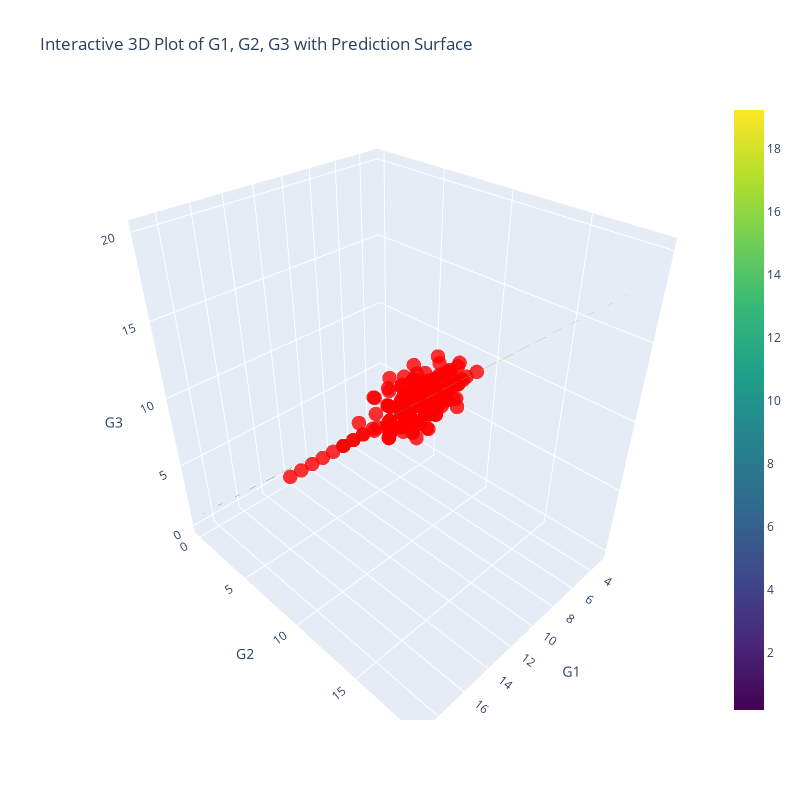

Here is the notebook cell this chart was saved with:
### Markdown cell above
That is a beautiful graph! You can clearly see our data points and our prediction surface. Also you can notice some outliers too. Apparently some students probably didn't enter the final exam or they somehow scored 0 even though they had some scores from previous exams. Whatever the reason is these outliers are the biggest enemy of linear regression. We should get rid of them and try to run our model again. Remember that we don't have much data so we wouldn't want to just get rid of all points where the G3 grade is 0. We want to just get rid of points where G1 and G2 grades are bigger than zero but G3 grade is zero. The points which have the G3 and G2 grades are zero together should stay.

### Code cell
# Getting rid of the rows where G3 is 0 but G1 and G2 are not 0
# ~ stand for NOT operation
# If the G3 is 0, G1 is greater than 0 and G2 is greater than 0, then do not include that row
condition = ~((df_encoded["G3"] == 0) & (df_encoded["G1"] > 0) & (df_encoded["G2"] > 0))

# Apply the condition to the dataframe
filtered_df = df_encoded[condition]

# Define features and target variable
X = filtered_df[features]
y = filtered_df["G3"]
results = train_model(X, y, lr_pipeline)
for i in results:
    print(i + ":", results[i])
plot3d(X, y, lr_pipeline, features)

### Figure 1 — Plotly figure (JSON) as saved in the notebook; plotly's stock layout.template omitted (floating-point values rounded to 4 significant figures; data arrays with more than 128 entries replaced by an {"elided": "..."} marker saying what was removed)
{"data": [{"marker": {"color": "red", "opacity": 0.8, "size": 5}, "mode": "markers", "name": "Actual Data", "type": "scatter3d", "x": {"elided": "370 int values"}, "y": {"elided": "370 int values"}, "z": {"elided": "370 int values"}}, {"colorscale": [[0, "#440154"], [0.1111, "#482878"], [0.2222, "#3e4989"], [0.3333, "#31688e"], [0.4444, "#26828e"], [0.5556, "#1f9e89"], [0.6667, "#35b779"], [0.7778, "#6ece58"], [0.8889, "#b5de2b"], [1, "#fde725"]], "name": "Prediction Surface", "opacity": 0.7, "type": "surface", "x": {"elided": "50x50 float values"}, "y": {"elided": "50x50 float values"}, "z": {"elided": "50x50 float values"}}], "layout": {"height": 800, "scene": {"xaxis": {"title": {"text": "G1"}}, "yaxis": {"title": {"text": "G2"}}, "zaxis": {"title": {"text": "G3"}}}, "title": {"text": "Interactive 3D Plot of G1, G2, G3 with Prediction Surface"}, "width": 800}}
